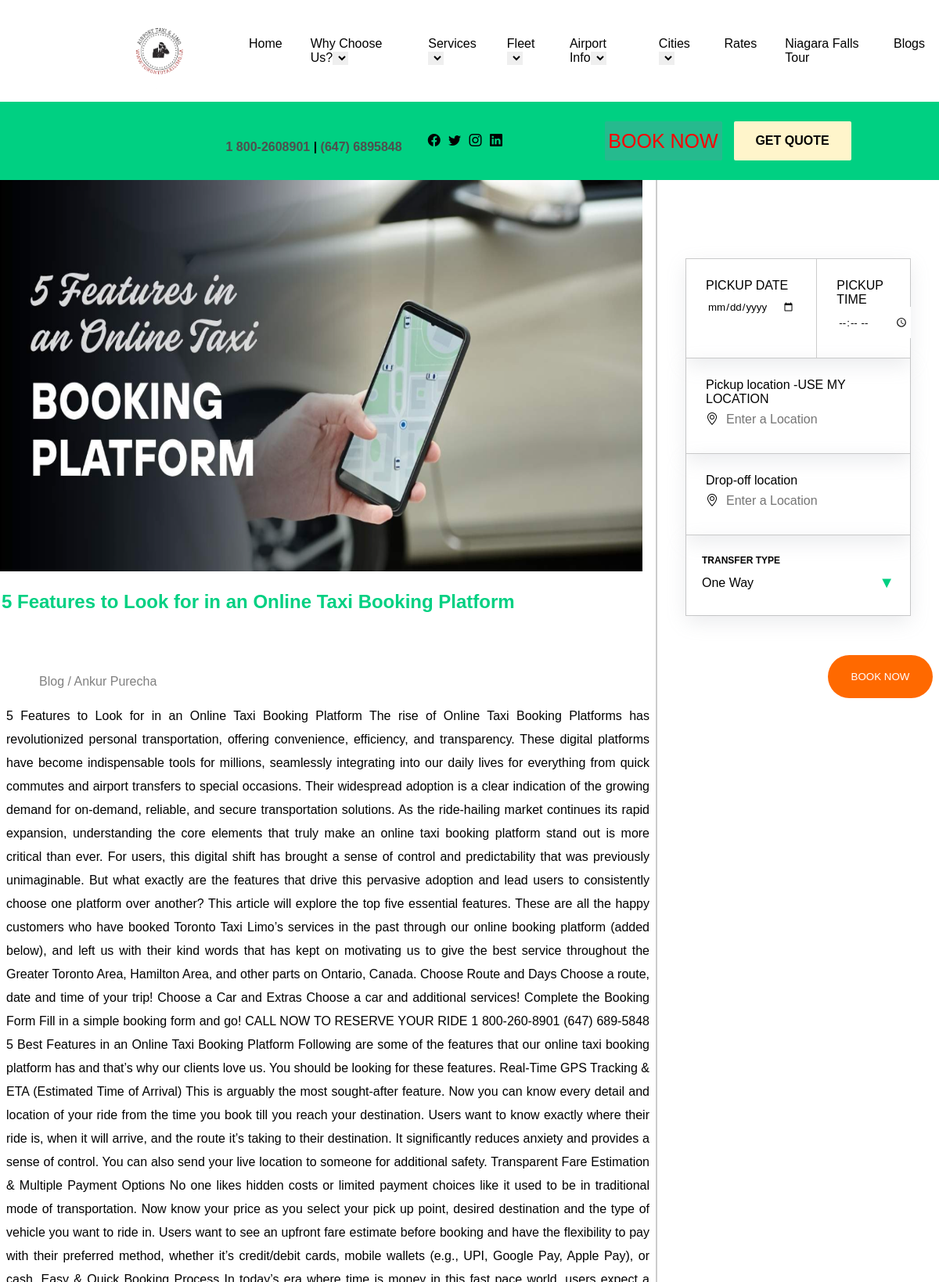
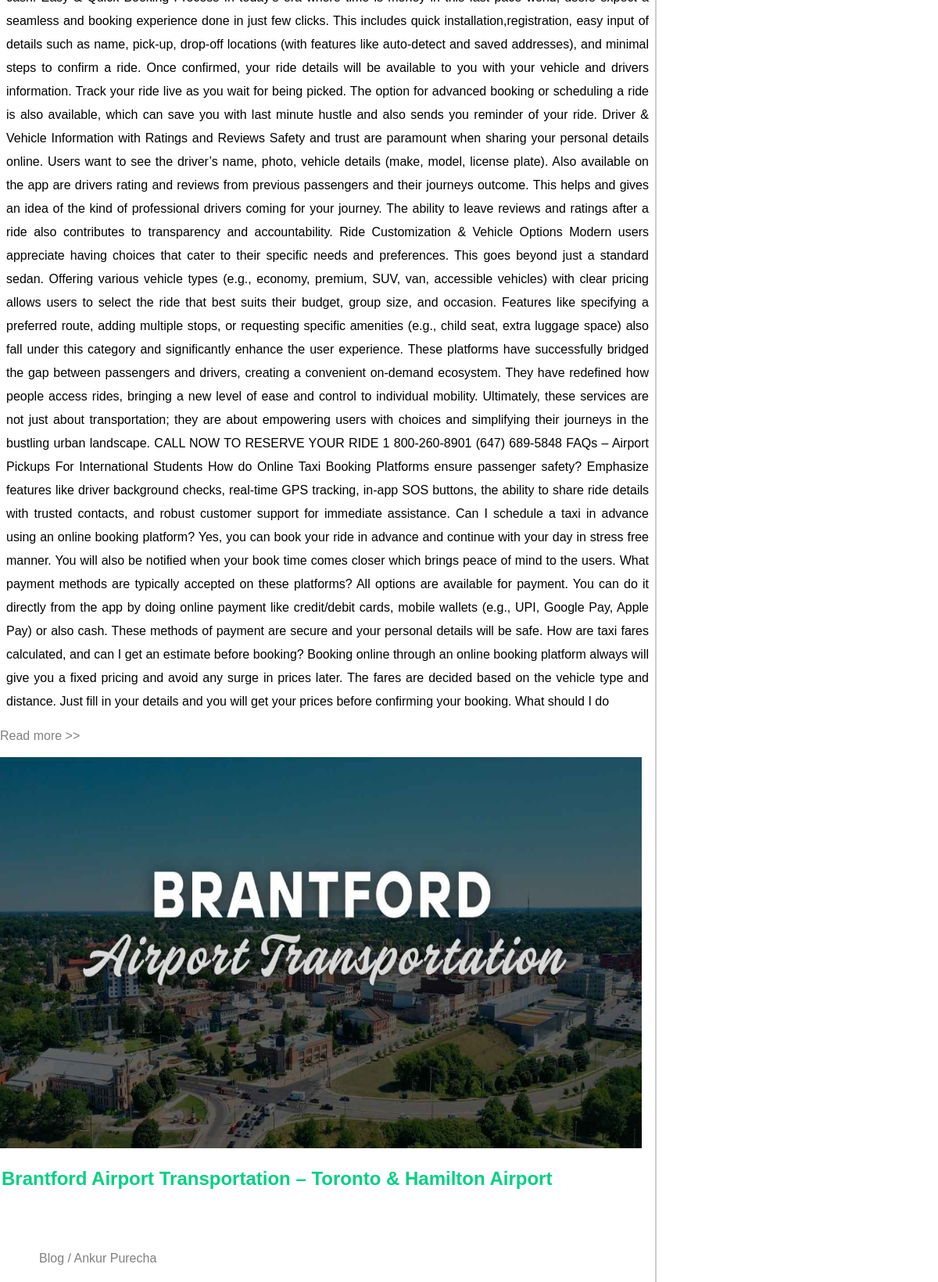
Page /blog (upper part) on the committed database (2 pictures, top to bottom).
### taxi_app/models.py (models this page shows, shortened)
class Post(models.Model):
    title       = models.CharField(max_length=200)
    slug        = models.SlugField(max_length=200, unique=True, blank=True)
    content     = models.TextField()
    published   = models.BooleanField(default=False)
    pub_date    = models.DateTimeField(auto_now_add=True)
    featured_img = models.ImageField(upload_to='blog_images/', null=True, blank=True)
    class Meta:
        ordering = ['-pub_date']

### taxi_app/views.py (the view)
# urls.py: path('blog',views.blog,name='blog'),
def blog(request):
    posts = Post.objects.filter(published=True)
    return render(request, 'blog.html', {'posts': posts})

### taxi_app/Templates/blog.html (shortened to what this page needs)
<div class="page-wrapper">
{% extends 'base.html' %}
{% load static %}
{% block content%}
<div class="book">
    <div class="book-no">
        <div class="no"> <span class="one">1 800-2608901</span> | <span class="one">(647) 6895848</span></div>
        <div class="book-icon">
            <a href=""><i class="bi bi-facebook" id="ic"></i></a>
            <a href=""><i class="bi bi-twitter" id="ic"></i></a>
            <a href=""><i class="bi bi-instagram" id="ic" ></i></a>
            <a href=""><i class="bi bi-linkedin" id="ic"></i></a>
        </div>
    </div>
    <div class="booknow">
        <div class="b-now">
            BOOK NOW
        </div>
        <div class="ge">
            GET QUOTE
        </div>
    </div>
</div>
<div class="blogmain">
    <div class="blogside1">
    {% for post in posts %}
      <a href="{% url 'detail' %}"><img src="{{ post.featured_img.url }}" alt="{{ post.title }}"></a>
        <h2 class="blogh2">{{ post.title }}</h2>
        <br>
        <br>
        <br>
        <p class="blogmp">Blog / Ankur Purecha</p>
        <div class="bmpara">{{ post.content|truncatechars:6500 }}</div>
        <a href="{% url 'detail' %}" style="text-decoration: none; color: gray;">Read more >></a>
        <br><br>
    {% endfor %}
    </div>
    <div class="blogside2">
        <form action="" method="POST">
        <div class="blogform">
            <div class="blogf1">
                <div class="bp1" style="border-right: 1px solid #ccc;" >
                    <label >PICKUP DATE</label>
                    <input type="date" name="PickupDate" style="padding: 10px 2px;">
                </div>
                <div class="bp1">
                    <label >PICKUP TIME</label>
                    <input type="time" name="PickupTime" style="padding: 10px 2px;">
                </div>
            </div>
            <div class="blogf2" >
                <label >Pickup location  -USE MY LOCATION</label>
                <i class="bi bi-geo-alt"><input type="text" placeholder="Enter a Location" name="PickupLocation" id="icon-input" style="padding: 10px 10px;"></i>
            </div>
            <div class="blogf3">
                <label for="">Drop-off location   </label>
                <i class="bi bi-geo-alt"><input type="text" placeholder="Enter a Location" name="DropOff"  id="icon-input" style="padding: 10px 10px;"></i>
            </div>
            <div class="form-group transfer-type" style="border: none;  box-shadow: rgba(149, 157, 165, 0.2) 0px 8px 24px;">
            <label for="transferType">TRANSFER TYPE</label>
             <div class="custom-select" onclick="toggleDropdown()">
                <div id="selectedOption">One Way</div>
                <div class="dropdown-arrow"><span class="ts"  >▼</span></div>
            </div>
        </div>
        </div>
         <div class="f-booknow" style="margin-top: 50px; margin-left: 200px;">
        <input type="submit" value="BOOK NOW" id="f-btn">
      </div>
    </div>
</div>
{% endblock %}

### taxi_app/Templates/base.html (shortened to what this page needs)
{%load static%}
<!DOCTYPE html>
<html lang="en">
<head>
    <link rel="stylesheet" href="https://cdn.jsdelivr.net/npm/bootstrap-icons@1.11.3/font/bootstrap-icons.min.css">
    <link rel="stylesheet" href="{% static 'style.css' %}">
    <link rel="stylesheet" href="{% static 'styleR.css' %}">
    <link rel="stylesheet" href="{% static 'styleN.css' %}">
    <link rel="stylesheet" href="{% static 'styleAj.css' %}">
    <link rel="stylesheet" href="{% static 'ancaster.css' %}">
    <link rel="stylesheet" href="{% static 'blog.css' %}">
</head>
<body>
    {% include 'includes/header.html' %}
    {% block content%}
    {% endblock %}
</body>
</html>

### taxi_app/Templates/includes/header.html (shortened to what this page needs)
{%load static%}
<nav class="nav">
    <div class="nav-logo"><img src="{% static 'images/logo.webp'%}" alt="logo" class="nav-img"></div>
    <div class="nav-content">
        <ul class="nav-ul ">
           <li><a href="/" class="nav-a">Home</a></li>
           <li class="dropdown">
            <a href=""class="nav-a">Why Choose Us?</a><select class="select-nav"></select>
           </li>
           <li class="dropdown">
            <a href=""class="nav-a">Services</a><select class="select-nav"></select>
        </li>
           <li class="dropdown">
            <a href="" class="nav-a">Fleet</a><select class="select-nav"></select>
        </li>
           <li class="dropdown">
            <a href="" class="nav-a">Airport Info</a><select class="select-nav"></select>
        </li>
           <li class="dropdown">
            <a href="" class="nav-a">Cities</a><select class="select-nav"></select>
        </li>
           <li><a href="{% url 'rates' %}" class="nav-a">Rates</a></li>
           <li><a href="{% url 'niagara' %}" class="nav-a">Niagara Falls Tour</a></li>
           <li><a href="{% url 'blog' %}" class="nav-a">Blogs</a></li>
        </ul>
    </div>
</nav>

### taxi_app/static/style.css (style rules this page uses)
* { margin: 0; padding: 0; box-sizing: border-box; font-family: Arial, sans-serif; }
html,body { overflow-x: hidden; overflow-y: auto; box-sizing: border-box; height: auto; }
.nav { height: 130px; width: 100vw; display: flex; justify-content: space-around; }
.nav-logo { display: flex; justify-content: end; align-items: center; padding-left: 155px; }
.nav-img { height: 95px; width: 95px; cursor: pointer; }
.nav-ul { display: flex; list-style: none; justify-content: space-around; }
.nav-ul li { padding: 27px 18px; cursor: pointer; }
.nav-content { flex-grow: 1; display: flex; align-items: center; justify-content: start; padding-left: 50px; }
.nav-a { text-decoration: none; color: black; position: relative; color: inherit; }
.select-nav { outline: none; border: none; }
.nav-a::after { content: ""; position: absolute; width: 0; height: 1px; background-color:rgba(6, 147, 227, 1); left: 0; bottom: -27px; transition: width 0.3s ease; }
.book { height: 100px; width: 100vw; background-color: #00d082; display: flex; }
.book-icon a { text-decoration: none; color: black; }
#ic { color: black; padding: 0px 3px; }
.book-no { width: 55%; display: flex; align-items: center; justify-content: end; }
.no,.book-icon { padding: 0px 15px; }
.no { font-weight: bold; position: relative; top: 8px; color: black; }
.one { color: rgb(79, 78, 78); color: pointer; }
.booknow { display: flex; align-items: center; justify-content: center; width: 45%; gap: 15px; }
.b-now { height: 50px; width: 150px; background-color:#2db791db; color: red; font-size: 25px; display: flex; align-items: center; justify-content: center; padding: 0px 2px; border-radius: 2px; }
.ge { height: 50px; width: 150px; background-color: #fff5cb; color:black; font-size: 16px; font-weight: bold; display: flex; align-items: center; justify-content: center; padding: 0px 2px; border-radius: 2px; }
.f-booknow { display: flex; justify-content: center; align-items: center; padding-left: 30px; padding-right: 20px; }
#f-btn { border-radius: 40px; padding: 20px 30px; border: none; outline: none; background-color: #ff6900; color: white; transition: 0.3s ease-in-out; }
.page-wrapper { height: auto; min-height: 100vh; overflow: visible; }
body { height: 100vh; overflow: visible; }

### taxi_app/static/styleR.css (style rules this page uses)
.custom-select { position: relative; padding: 15px 0px; border: none; cursor: pointer; display: flex; justify-content: space-between; align-items: center; color: black; }
.dropdown-arrow { color: #00d082; font-size: 20px; outline: none; border: none; }
.ts { color: #00d082; font-size: 20px; outline: none; border: none; position: relative; }
.form-group { padding: 25px 20px; border-bottom: 1px solid #00d082; position: relative; }
.form-group label { font-size: 12px; color: black; display: block; margin-bottom: 5px; font-weight: bold; }
.custom-select { position: relative; padding: 5px 0px; border: none; cursor: pointer; display: flex; justify-content: space-between; align-items: center; color: black; }

### taxi_app/static/styleN.css (style rules this page uses)
* { margin: 0; padding: 0; box-sizing: border-box; }

### taxi_app/static/blog.css (style rules this page uses)
.blogmain { height: auto; width: 100%; display: flex; }
.blogside1 { width: 70%; border-right: 2px solid #ccc; }
.blogside2 { width: 30%; }
.blogform { width: 80%; height: auto; margin: 0 auto; margin-top: 100px; border: 1px solid #ccc; }
.blogside1 img { height: 500px; width: 98%; }
.blogh2 { color: #00d082; padding: 25px 2px; }
.blogf2,.blogf3 { padding: 25px; border-bottom: 1px solid #ccc; box-shadow: rgba(149, 157, 165, 0.2) 0px 8px 24px; }
.blogf1 { display: flex; border-bottom: 1px solid #ccc; box-shadow: rgba(149, 157, 165, 0.2) 0px 8px 24px; }
.blogf3 label { display: block; }
.blogf2 label { display: block; }
.bp1 { padding: 25px; }
.blogform input { border: none; outline: none; }
.blogf2 input::placeholder { font-size: 16px; }
.blogf3 input::placeholder { font-size: 16px; }
.blogmp { color: gray; padding-left: 50px; }
.bmpara { padding: 20px 8px; text-align: justify; line-height: 30px; }

### rows in the picture
Post: featured_img (picture), title "5 Features to Look for in an Online Taxi Booking Platform", content "5 Features to Look for in an Online Taxi Booking Platform The rise of Online Taxi Booking Platforms has revolutionized personal transportation, offering convenience, efficiency, and transparency. These digital platforms have become indispensable tools for millions, seamlessly integrating into our daily lives for everything from quick commutes and airport transfers to special occasions. Their widespread adoption is a clear indication of the growing demand for on-demand, reliable, and secure transportation solutions. As the ride-hailing market continues its rapid expansion, understanding the core elements that truly make an online taxi booking platform stand out is more critical than ever.…"
Post: featured_img (picture), title "Brantford Airport Transportation – Toronto & Hamilton Airport"
